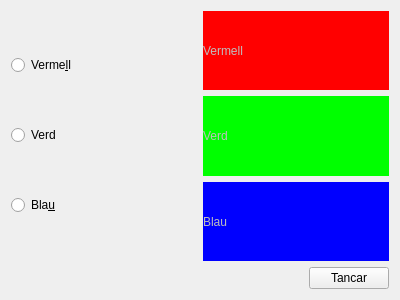
<?xml version="1.0" encoding="UTF-8"?>
<ui version="4.0">
 <class>MyForm</class>
 <widget class="QWidget" name="MyForm">
  <property name="geometry">
   <rect>
    <x>0</x>
    <y>0</y>
    <width>400</width>
    <height>300</height>
   </rect>
  </property>
  <property name="windowTitle">
   <string>Form</string>
  </property>
  <layout class="QVBoxLayout" name="verticalLayout_4">
   <item>
    <layout class="QVBoxLayout" name="verticalLayout_3">
     <item>
      <layout class="QHBoxLayout" name="horizontalLayout">
       <item>
        <layout class="QVBoxLayout" name="verticalLayout">
         <item>
          <widget class="QRadioButton" name="radioButton">
           <property name="text">
            <string>Verme&amp;ll</string>
           </property>
          </widget>
         </item>
         <item>
          <widget class="QRadioButton" name="radioButton_2">
           <property name="text">
            <string>Verd</string>
           </property>
          </widget>
         </item>
         <item>
          <widget class="QRadioButton" name="radioButton_3">
           <property name="text">
            <string>Bla&amp;u</string>
           </property>
          </widget>
         </item>
        </layout>
       </item>
       <item>
        <layout class="QVBoxLayout" name="verticalLayout_2">
         <item>
          <widget class="QLabel" name="label">
           <property name="enabled">
            <bool>false</bool>
           </property>
           <property name="styleSheet">
            <string notr="true">background-color:#f00</string>
           </property>
           <property name="text">
            <string>Vermell</string>
           </property>
          </widget>
         </item>
         <item>
          <widget class="QLabel" name="label_2">
           <property name="enabled">
            <bool>false</bool>
           </property>
           <property name="styleSheet">
            <string notr="true">background-color:#0f0</string>
           </property>
           <property name="text">
            <string>Verd</string>
           </property>
          </widget>
         </item>
         <item>
          <widget class="QLabel" name="label_3">
           <property name="enabled">
            <bool>false</bool>
           </property>
           <property name="styleSheet">
            <string notr="true">background-color:#00f</string>
           </property>
           <property name="text">
            <string>Blau</string>
           </property>
          </widget>
         </item>
        </layout>
       </item>
      </layout>
     </item>
     <item>
      <layout class="QHBoxLayout" name="horizontalLayout_2">
       <item>
        <spacer name="horizontalSpacer">
         <property name="orientation">
          <enum>Qt::Horizontal</enum>
         </property>
         <property name="sizeHint" stdset="0">
          <size>
           <width>208</width>
           <height>20</height>
          </size>
         </property>
        </spacer>
       </item>
       <item>
        <widget class="QPushButton" name="pushButton">
         <property name="text">
          <string>Tancar</string>
         </property>
        </widget>
       </item>
      </layout>
     </item>
    </layout>
   </item>
  </layout>
 </widget>
 <resources/>
 <connections>
  <connection>
   <sender>radioButton</sender>
   <signal>toggled(bool)</signal>
   <receiver>label</receiver>
   <slot>setEnabled(bool)</slot>
   <hints>
    <hint type="sourcelabel">
     <x>93</x>
     <y>84</y>
    </hint>
    <hint type="destinationlabel">
     <x>228</x>
     <y>84</y>
    </hint>
   </hints>
  </connection>
  <connection>
   <sender>radioButton_2</sender>
   <signal>toggled(bool)</signal>
   <receiver>label_2</receiver>
   <slot>setEnabled(bool)</slot>
   <hints>
    <hint type="sourcelabel">
     <x>166</x>
     <y>138</y>
    </hint>
    <hint type="destinationlabel">
     <x>215</x>
     <y>141</y>
    </hint>
   </hints>
  </connection>
  <connection>
   <sender>radioButton_3</sender>
   <signal>toggled(bool)</signal>
   <receiver>label_3</receiver>
   <slot>setEnabled(bool)</slot>
   <hints>
    <hint type="sourcelabel">
     <x>175</x>
     <y>186</y>
    </hint>
    <hint type="destinationlabel">
     <x>234</x>
     <y>199</y>
    </hint>
   </hints>
  </connection>
  <connection>
   <sender>pushButton</sender>
   <signal>clicked()</signal>
   <receiver>MyForm</receiver>
   <slot>close()</slot>
   <hints>
    <hint type="sourcelabel">
     <x>306</x>
     <y>282</y>
    </hint>
    <hint type="destinationlabel">
     <x>372</x>
     <y>237</y>
    </hint>
   </hints>
  </connection>
 </connections>
</ui>
